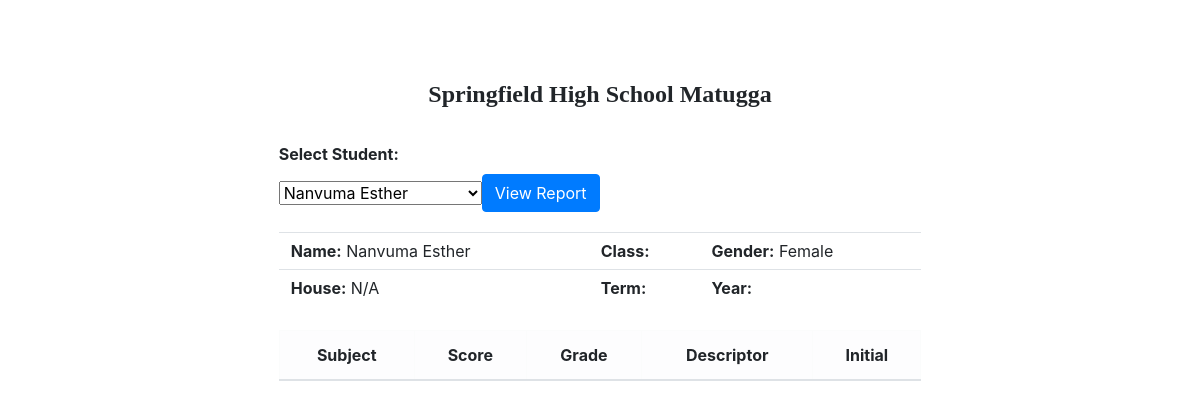
The page /marks/report_card.php?student_id=1 on the database its author committed.
### tables this page shows
CREATE TABLE `students` (
  `student_id` int(11) NOT NULL,
  `first_name` varchar(50) DEFAULT NULL,
  `last_name` varchar(50) DEFAULT NULL,
  `dob` date DEFAULT NULL,
  `gender` enum('Male','Female','Other') DEFAULT NULL,
  `address` text DEFAULT NULL,
  `email` varchar(100) DEFAULT NULL,
  `phone` varchar(20) DEFAULT NULL,
  `guardian_id` int(11) DEFAULT NULL,
  `class_id` int(11) DEFAULT NULL,
  `class_name` varchar(50) DEFAULT NULL
);

### marks/report_card.php (the view, shortened to what this page needs)
<?php
require_once('../db.php');
$students = $conn->query("SELECT student_id, first_name, last_name FROM students ORDER BY first_name");
$marks = [];
$selected_student = null;
if (!empty($_GET['student_id'])) {
    $id = intval($_GET['student_id']);
    $selected_student = $conn->query("SELECT * FROM students WHERE student_id = $id")->fetch_assoc();
    $marks = $conn->query("
        SELECT sm.*, s.name AS subject_name, c.name AS class_name
        FROM student_marks sm
        JOIN subjects s ON sm.subject_id = s.subject_id
        JOIN classes c ON sm.class_id = c.class_id
        WHERE sm.student_id = $id
        ORDER BY sm.year DESC, sm.term
    ");
}
?>
<!DOCTYPE html>
<html>
<head>
    <link rel="stylesheet" href="../assets/bootstrap.min.css">
</head>
<body>
<div class="a4-page">
    <div class="report-title">Springfield High School Matugga</div>
    <form method="GET" class="form-section">
        <label><strong>Select Student:</strong></label>
        <div class="d-flex align-items-center gap-2 flex-wrap">
            <select name="student_id" class="form-select" style="max-width: 300px;" required>
                <?php while($s = $students->fetch_assoc()): ?>
                    <option value="<?= $s['student_id'] ?>" <?= (isset($_GET['student_id']) && $_GET['student_id'] == $s['student_id']) ? 'selected' : '' ?>>
                        <?= $s['first_name'] . ' ' . $s['last_name'] ?>
                    </option>
                <?php endwhile; ?>
            </select>
            <button type="submit" class="btn btn-primary">View Report</button>
        </div>
    </form>
    <?php if ($selected_student): ?>
        <?php $marks->data_seek(0); $first_mark = $marks->fetch_assoc(); ?>
        <table class="table table-sm info-table mb-4">
            <tr>
                <td><strong>Name:</strong> <?= $selected_student['first_name'] . ' ' . $selected_student['last_name'] ?></td>
                <td><strong>Class:</strong> <?= $first_mark['class_name'] ?? '' ?></td>
                <td><strong>Gender:</strong> <?= $selected_student['gender'] ?? '' ?></td>
            </tr>
            <tr>
                <td><strong>House:</strong> <?= $selected_student['house'] ?? 'N/A' ?></td>
                <td><strong>Term:</strong> <?= $first_mark['term'] ?? '' ?></td>
                <td><strong>Year:</strong> <?= $first_mark['year'] ?? '' ?></td>
            </tr>
        </table>
        <table class="table table-bordered">
            <thead class="table-light">
                <tr>
                    <th>Subject</th>
                    <th>Score</th>
                    <th>Grade</th>
                    <th>Descriptor</th>
                    <th>Initial</th>
                </tr>
            </thead>
        </table>
    <?php endif; ?>
</div>
</body>
</html>

### marks/report_card.php (style rules this page uses)
html, body { margin: 0; padding: 0; background: white; }
.a4-page { width: 210mm; height: 297mm; padding: 20mm; box-sizing: border-box; margin: auto; }
.report-title { text-align: center; font-size: 24px; font-weight: bold; font-family: 'Times New Roman', Times, serif; margin-bottom: 30px; }
.info-table td { padding: 6px 12px; }
.table-bordered th, .table-bordered td { text-align: center; vertical-align: middle; }
.form-section { margin-bottom: 20px; }
select, button { font-size: 16px; }

### rows shown on the page
students: first_name "Nanvuma", last_name "Esther", gender "Female"

### other values the page prints
$selected_student['house'] "N/A"
form field student_id "Nanvuma Esther"
